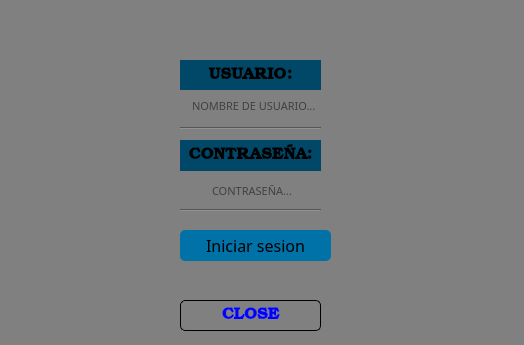
<?xml version="1.0" encoding="UTF-8"?>
<ui version="4.0">
 <class>Dialog</class>
 <widget class="QDialog" name="Dialog">
  <property name="geometry">
   <rect>
    <x>0</x>
    <y>0</y>
    <width>524</width>
    <height>345</height>
   </rect>
  </property>
  <property name="font">
   <font>
    <family>Bookman Old Style</family>
    <pointsize>12</pointsize>
    <weight>75</weight>
    <bold>true</bold>
   </font>
  </property>
  <property name="windowTitle">
   <string>Dialog</string>
  </property>
  <property name="windowIcon">
   <iconset>
    <normaloff>imagenes/avatar-1299805_1280.png</normaloff>imagenes/avatar-1299805_1280.png</iconset>
  </property>
  <property name="styleSheet">
   <string notr="true">background-color:rgb(128, 128, 128)</string>
  </property>
  <widget class="QPushButton" name="bttnInicio">
   <property name="geometry">
    <rect>
     <x>180</x>
     <y>230</y>
     <width>151</width>
     <height>31</height>
    </rect>
   </property>
   <property name="font">
    <font>
     <family>Tempus Sans ITC</family>
     <pointsize>12</pointsize>
     <weight>50</weight>
     <bold>false</bold>
    </font>
   </property>
   <property name="styleSheet">
    <string notr="true">background-color: rgb(0, 114, 167);
border-radius: 5px
</string>
   </property>
   <property name="text">
    <string>Iniciar sesion</string>
   </property>
  </widget>
  <widget class="QLabel" name="label">
   <property name="geometry">
    <rect>
     <x>180</x>
     <y>60</y>
     <width>141</width>
     <height>31</height>
    </rect>
   </property>
   <property name="styleSheet">
    <string notr="true">background-color: rgb(0, 71, 104);</string>
   </property>
   <property name="text">
    <string>USUARIO:</string>
   </property>
   <property name="alignment">
    <set>Qt::AlignCenter</set>
   </property>
  </widget>
  <widget class="QLabel" name="label_2">
   <property name="geometry">
    <rect>
     <x>180</x>
     <y>140</y>
     <width>141</width>
     <height>31</height>
    </rect>
   </property>
   <property name="styleSheet">
    <string notr="true">background-color: rgb(0, 71, 104);</string>
   </property>
   <property name="text">
    <string>CONTRASEÑA:</string>
   </property>
   <property name="alignment">
    <set>Qt::AlignCenter</set>
   </property>
  </widget>
  <widget class="QLineEdit" name="txtUsuario">
   <property name="geometry">
    <rect>
     <x>180</x>
     <y>90</y>
     <width>141</width>
     <height>31</height>
    </rect>
   </property>
   <property name="font">
    <font>
     <family>Arial Rounded MT Bold</family>
     <pointsize>8</pointsize>
     <weight>50</weight>
     <italic>false</italic>
     <bold>false</bold>
    </font>
   </property>
   <property name="styleSheet">
    <string notr="true">padding-left:10px;
color: rgb(0, 0, 0);
border:none</string>
   </property>
   <property name="text">
    <string/>
   </property>
   <property name="maxLength">
    <number>20</number>
   </property>
   <property name="placeholderText">
    <string>NOMBRE DE USUARIO...</string>
   </property>
  </widget>
  <widget class="QLineEdit" name="txtClave">
   <property name="geometry">
    <rect>
     <x>200</x>
     <y>180</y>
     <width>101</width>
     <height>21</height>
    </rect>
   </property>
   <property name="font">
    <font>
     <family>Arial Rounded MT Bold</family>
     <pointsize>8</pointsize>
     <weight>50</weight>
     <bold>false</bold>
    </font>
   </property>
   <property name="toolTip">
    <string>Usuario</string>
   </property>
   <property name="styleSheet">
    <string notr="true">padding-left:10px;

border:none
</string>
   </property>
   <property name="inputMask">
    <string/>
   </property>
   <property name="text">
    <string/>
   </property>
   <property name="maxLength">
    <number>20</number>
   </property>
   <property name="echoMode">
    <enum>QLineEdit::Password</enum>
   </property>
   <property name="placeholderText">
    <string>CONTRASEÑA...</string>
   </property>
  </widget>
  <widget class="Line" name="line">
   <property name="geometry">
    <rect>
     <x>180</x>
     <y>120</y>
     <width>141</width>
     <height>16</height>
    </rect>
   </property>
   <property name="orientation">
    <enum>Qt::Horizontal</enum>
   </property>
  </widget>
  <widget class="Line" name="line_2">
   <property name="geometry">
    <rect>
     <x>180</x>
     <y>200</y>
     <width>141</width>
     <height>21</height>
    </rect>
   </property>
   <property name="orientation">
    <enum>Qt::Horizontal</enum>
   </property>
  </widget>
  <widget class="QPushButton" name="btncerrar1">
   <property name="geometry">
    <rect>
     <x>180</x>
     <y>300</y>
     <width>141</width>
     <height>31</height>
    </rect>
   </property>
   <property name="styleSheet">
    <string notr="true">color:blue;
font: 81 9pt &quot;Rockwell Extra Bold&quot;;
border:1px solid black;
border-radius: 5px;</string>
   </property>
   <property name="text">
    <string>CLOSE</string>
   </property>
  </widget>
 </widget>
 <resources/>
 <connections/>
</ui>
